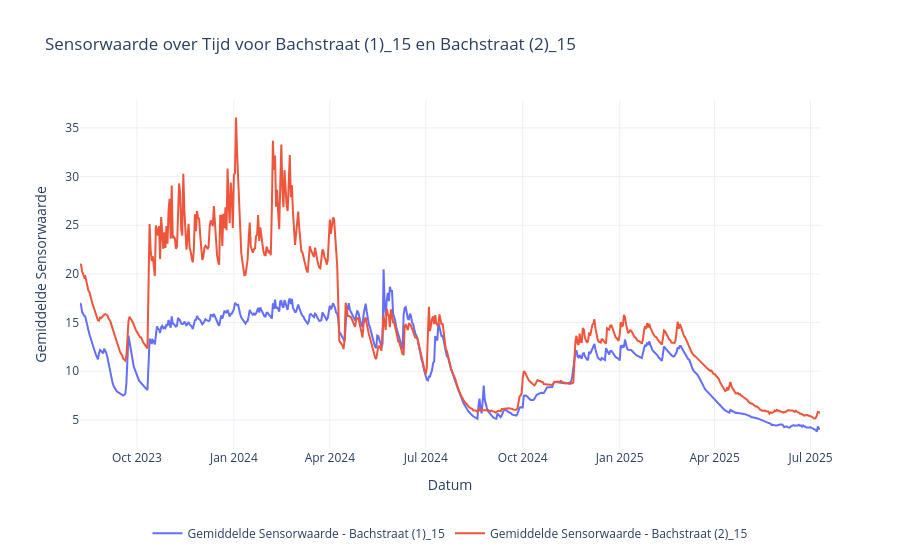

Notebook code for this chart:
### Code cell
# vergelijk bachstraat (1) met (2)
# Zorg ervoor dat 'datum' een datetime-formaat heeft
df['datum'] = pd.to_datetime(df['datum'])

# Specificeer de locaties om te visualiseren
locaties = ['Bachstraat (1)_15', 'Bachstraat (2)_15']

# Begin met het aanmaken van een lege figuur
fig = make_subplots(specs=[[{"secondary_y": False}]])

# Loop door elke geselecteerde locatie en voeg de sensorwaarde toe aan de figuur
for locatie in locaties:
    # Filter de data voor de huidige locatie
    data_locatie = df[df['locatie'] == locatie]

    # Sorteer data op datum voor een consistente tijdsreeks
    data_locatie = data_locatie.sort_values('datum')

    # Voeg de sensorwaarde toe aan de primaire y-as
    fig.add_trace(
        go.Scatter(
            x=data_locatie['datum'], 
            y=data_locatie['s'], 
            mode='lines',
            name=f'Gemiddelde Sensorwaarde - {locatie}'
        )
    )

# Labels en titel toevoegen
fig.update_xaxes(title_text="Datum")
fig.update_yaxes(title_text="Gemiddelde Sensorwaarde")

fig.update_layout(
    title_text="Sensorwaarde over Tijd voor Bachstraat (1)_15 en Bachstraat (2)_15",
    template="plotly_white",
    legend=dict(
        orientation="h",
        yanchor="top",
        y=-0.2,  # Plaatst de legenda onder de grafiek
        xanchor="center",
        x=0.5
    )
)

# Toon de grafiek
fig.show()

### Figure 1 — Plotly figure (JSON) as saved in the notebook; plotly's stock layout.template omitted (floating-point values rounded to 4 significant figures; data arrays with more than 128 entries replaced by an {"elided": "..."} marker saying what was removed)
{"data": [{"mode": "lines", "name": "Gemiddelde Sensorwaarde - Bachstraat (1)_15", "type": "scatter", "x": {"elided": "703 str values"}, "y": {"elided": "703 float values"}}, {"mode": "lines", "name": "Gemiddelde Sensorwaarde - Bachstraat (2)_15", "type": "scatter", "x": {"elided": "703 str values"}, "y": {"elided": "703 float values"}}], "layout": {"legend": {"orientation": "h", "x": 0.5, "xanchor": "center", "y": -0.2, "yanchor": "top"}, "title": {"text": "Sensorwaarde over Tijd voor Bachstraat (1)_15 en Bachstraat (2)_15"}, "xaxis": {"anchor": "y", "domain": [0, 1], "title": {"text": "Datum"}}, "yaxis": {"anchor": "x", "domain": [0, 1], "title": {"text": "Gemiddelde Sensorwaarde"}}}}
